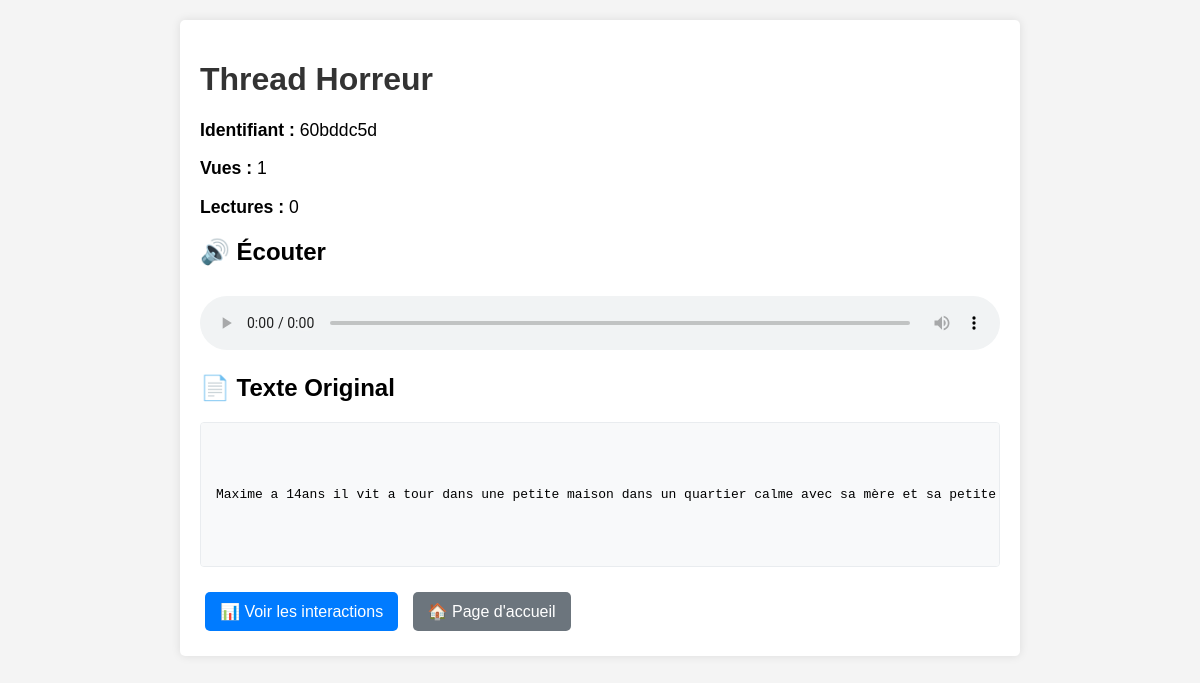
Screenshot of /listen/60bddc5d with the database file from the repository.
### tables this page shows
CREATE TABLE documents (
                id INTEGER PRIMARY KEY AUTOINCREMENT,
                slug TEXT UNIQUE NOT NULL,
                title TEXT NOT NULL DEFAULT 'Document sans titre',
                content TEXT NOT NULL,
                audio_file_path TEXT,
                view_count INTEGER DEFAULT 0,
                play_count INTEGER DEFAULT 0 -- Nouvelle colonne
            );

### app.py (the view)
@app.route('/listen/<slug>')
def listen(slug):
    doc = database.get_document_by_slug(slug)
    if doc is None:
        flash("Document non trouvé.")
        return redirect(url_for('index'))
    database.increment_view_count(slug)
    doc = database.get_document_by_slug(slug)
    return render_template('listen.html', document=doc)

### database.py (called while the page is built)
def get_db_connection():
    conn = sqlite3.connect(DATABASE)
    conn.row_factory = sqlite3.Row
    return conn

def get_document_by_slug(slug):
    with get_db_connection() as conn:
        doc = conn.execute(
            'SELECT * FROM documents WHERE slug = ?', (slug,)
        ).fetchone()
        return doc

def increment_view_count(slug):
    with get_db_connection() as conn:
        conn.execute(
            'UPDATE documents SET view_count = view_count + 1 WHERE slug = ?',
            (slug,)
        )
        conn.commit()

### templates/listen.html (shortened to what this page needs)
<!DOCTYPE html>
<html lang="fr">
<head>
    <link rel="stylesheet" href="{{ url_for('static', filename='css/style.css') }}">
</head>
<body>
    <div class="container">
        <h1>{{ document.title }}</h1>
        <div class="stats">
            <p><strong>Identifiant :</strong> {{ document.slug }}</p>
            <p><strong>Vues :</strong> <span id="viewCount">{{ document.view_count }}</span></p>
            <p><strong>Lectures :</strong> <span id="playCount">{{ document.play_count }}</span></p>
        </div>
        <h2>🔊 Écouter</h2>
        <div class="audio-controls">
            <audio id="audioPlayer" controls>
                <source src="{{ url_for('static', filename=document.audio_file_path) }}" type="audio/mpeg">
            </audio>
        </div>
        <h2>📄 Texte Original</h2>
        <div class="document-content">
            <pre>{{ document.content }}</pre>
        </div>
        <div style="margin-top: 20px;">
            <a href="{{ url_for('show_interactions', slug=document.slug) }}" class="nav-button">📊 Voir les interactions</a>
            <a href="{{ url_for('index') }}" class="nav-button secondary">🏠 Page d'accueil</a>
        </div>
    </div>
</body>
</html>

### static/css/style.css (style rules this page uses)
body { font-family: Arial, sans-serif; background-color: #f4f4f4; margin: 0; padding: 20px; }
.container { background-color: #fff; padding: 20px; border-radius: 5px; box-shadow: 0 0 10px rgba(0, 0, 0, 0.1); max-width: 800px; margin: 0 auto; }
h1 { color: #333; }
.document-content { background-color: #f9f9f9; border: 1px solid #eee; padding: 15px; border-radius: 4px; white-space: pre-wrap; word-wrap: break-word; }
.document-content { background-color: #f8f9fa; border: 1px solid #e9ecef; padding: 15px; border-radius: 4px; white-space: pre-wrap; word-wrap: break-word; max-height: 400px; overflow-y: auto; }
.nav-button { display: inline-block; padding: 10px 15px; margin: 5px; background-color: #007bff; color: white; text-decoration: none; border-radius: 5px; border: none; cursor: pointer; font-size: 16px; transition: background-color 0.3s ease; }
.nav-button.secondary { background-color: #6c757d; }

### templates/listen.html (style rules this page uses)
.audio-controls { margin: 20px 0; }
.stats { font-size: 1.1em; margin-bottom: 10px; }
.nav-button { display: inline-block; padding: 10px 15px; margin: 5px; background-color: #007bff; color: white; text-decoration: none; border-radius: 5px; border: none; cursor: pointer; font-size: 16px; transition: background-color 0.3s ease; }
.nav-button.secondary { background-color: #6c757d; }
audio { width: 100%; margin-top: 10px; }

### rows the page displays
documents: title "Thread Horreur", slug "60bddc5d", view_count "1", play_count "0", content "Maxime a 14ans il vit a tour dans une petite maison dans un quartier calme avec sa mère et sa petite…"
